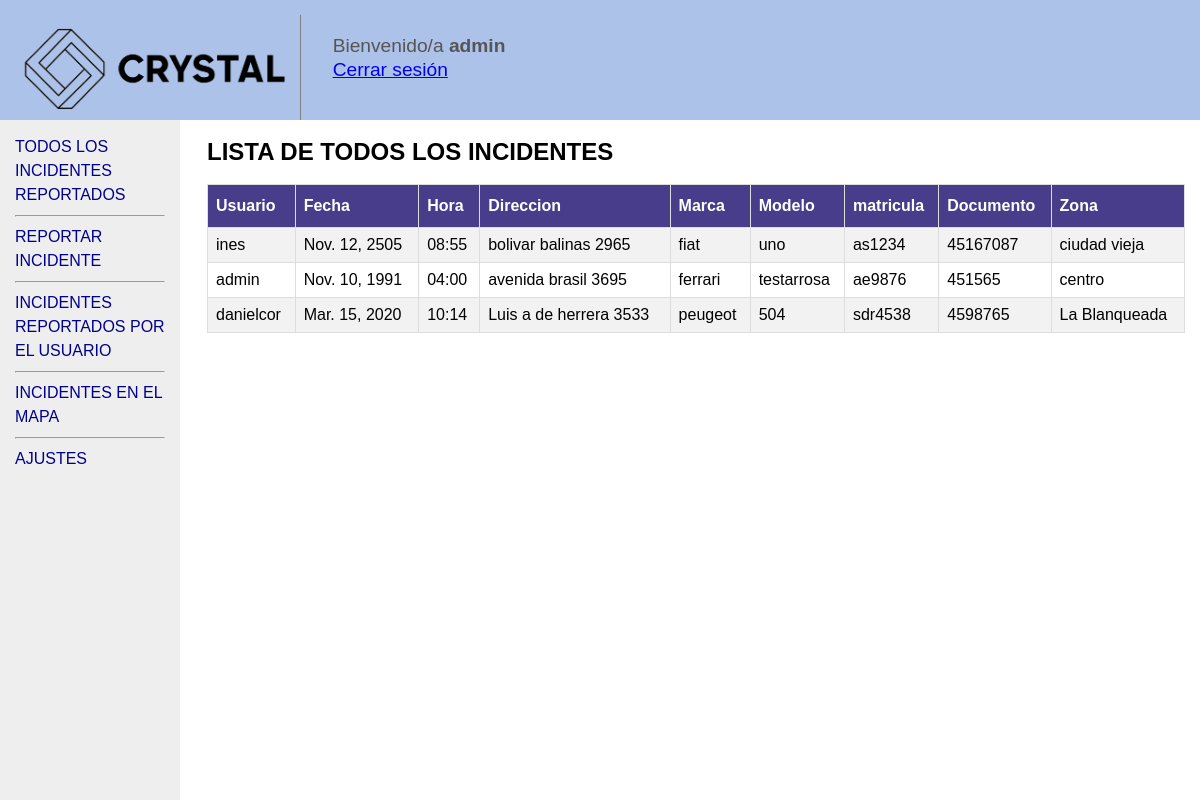
Page / (signed in) on the earlier database version.
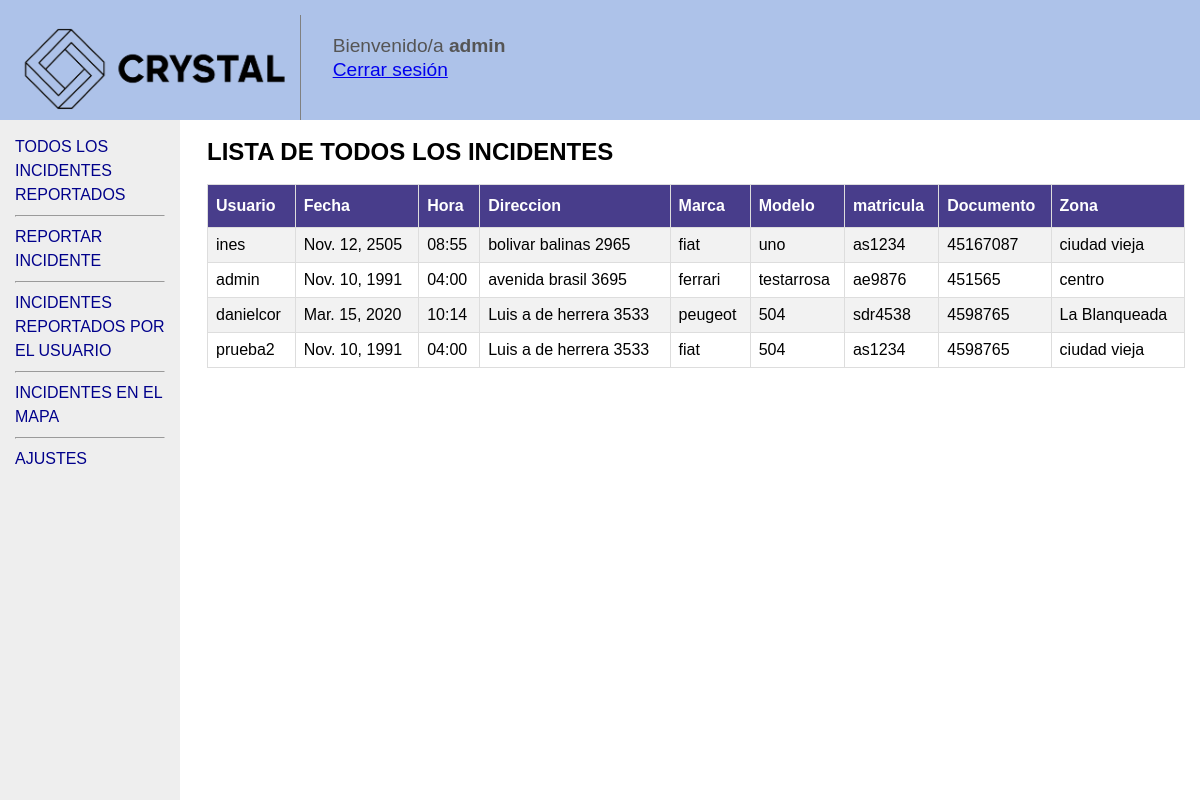
Same page on the later database version.
### crystal/models.py (models this page shows)
class incidente(models.Model):
    document = models.CharField(max_length = 50, verbose_name= "Documento")
    date = models.DateField(verbose_name= "Fecha")
    user = models.CharField(max_length = 50, verbose_name= "Usuario")
    hour = models.CharField(max_length = 5, verbose_name= "Hora")
    zone = models.CharField(max_length = 20, verbose_name= "Barrio")
    address = models.CharField(max_length = 50, verbose_name= "Direccion")
    brand = models.CharField(max_length = 50, blank = True, null = True, verbose_name= "Marca")
    model = models.CharField(max_length = 50, blank = True, null = True, verbose_name= "Modelo")
    registrationNumber = models.CharField(max_length = 50, blank = True, null = True, verbose_name= "Matricula")
    created_at = models.DateTimeField(auto_now_add = True)

### crystal/views.py (the view)
# urls.py: path('', views.TodosLosIncidentesReportados),
def TodosLosIncidentesReportados(request):
    if request.user.is_authenticated:
        cursor = connection.cursor()
        cursor.execute('''SELECT * FROM crystal_incidente''')
        row = cursor.fetchall()
        return render(request, 'crystal/TodosLosIncidentesReportados.html',{'var':row})
    return redirect('/index/')

### crystal/templates/crystal/TodosLosIncidentesReportados.html (shortened to what this page needs)
{% extends "baseLayout.html" %}
    {% block content %}
    <h2>LISTA DE TODOS LOS INCIDENTES</h2>
    <table id="incidentes">
      <tr>
          <th>Usuario</th>
          <th>Fecha</th>
          <th>Hora</th>
          <th>Direccion</th>
          <th>Marca</th>
          <th>Modelo</th>
          <th>matricula</th>
          <th>Documento</th>
          <th>Zona</th>
      </tr>
      <ul>
        {% for element in var %}
      <tr>
          <td> {{ element.1}} </td>
          <td> {{ element.2}} </td>
          <td> {{ element.3}} </td>
          <td> {{ element.4}} </td>
          <td> {{ element.5}} </td>
          <td> {{ element.6}} </td>
          <td> {{ element.7}} </td>
          <td> {{ element.9}} </td>
          <td> {{ element.10}} </td>
      </tr>
        {% endfor %}
     </ul>
     {% endblock %}

### crystal/templates/baseLayout.html (shortened to what this page needs)
<html>
<head>
</head>
<body>
	<nav id="header">
		<div class="innertube">
			{% load static %}
				<img src="{% static "crystal/LOGO.png" %}" height="90%" alt="Logo" align="left">
			<p>
				&nbsp &nbsp &nbsp Bienvenido/a <b>{{request.user.username}}</b> <br>
				&nbsp &nbsp &nbsp <a href="/logout" >Cerrar sesión</a>
			</p>
		</div>
	</nav>
	<main>
		<div class="innertube">
			{% block content %}
			{% endblock %}
		</div>
	</main>
	<nav id="nav">
		<div class="innertube">
			{% include "barra.html" %}
		</div>
	</nav>
</body>
</html>

### crystal/templates/barra.html (shortened to what this page needs)
<html>
<head>
</head>
<body>
    <ul id="barra">
        <li><a href="/TodosLosIncidentesReportados">Todos los incidentes reportados</a></li>
        <hr />
        <li><a href="/ReportarIncidente">Reportar incidente</a></li>
        <hr />
        <li><a href="/IncidentesReportadosPorElUsuario">Incidentes reportados por el usuario</a></li>
        <hr />
        <li><a href="/IncidentesEnElMapa">Incidentes en el mapa</a></li>
        <hr />
        <li><a href="/Ajustes">Ajustes</a></li>
    </ul>
</body>
</html>

### crystal/templates/baseLayout.html (style rules this page uses)
body { margin: 0; padding: 0; overflow: hidden; height: 100%; max-height: 100%; font-family: Sans-serif; line-height: 1.5em; }
#nav { position: fixed; top: 15%; bottom: 0; left: 0; width: 15%; height: 100%; overflow: hidden; background: #eee; }
#header { position: fixed; top: 0; bottom: 0; left: 0; width: 100%; height: 15%; overflow: hidden; background: #adc2e9; }
main { position: fixed; top: 15%; left: 16%; right: 0; bottom: 0; overflow: auto; background: #fff; }
.innertube { margin: 15px; }
p { color: #555; font-size: larger; display: inline-block; }
#incidentes { font-family: "Trebuchet MS", Arial, Helvetica, sans-serif; border-collapse: collapse; width: 100%; }
#incidentes td, #incidentes th { border: 1px solid #ddd; padding: 8px; }
#incidentes tr:nth-child(even) { background-color: #f2f2f2; }
#incidentes th { padding-top: 12px; padding-bottom: 12px; text-align: left; background-color: darkslateblue; color: white; }

### crystal/templates/barra.html (style rules this page uses)
#barra { margin: 0; padding: 0; list-style: none; text-transform: uppercase; color: darkblue; font-family: 'Franklin Gothic Medium', 'Arial Narrow', Arial, sans-serif; }
nav ul a { color: darkblue; text-decoration: none; }
nav ul { list-style-type: none; margin: 0; padding: 0; }

Differences in the rows shown:
added incidente: user "prueba2", date "Nov. 10, 1991", hour "04:00", address "Luis a de herrera 3533", brand "fiat", model "504", registrationNumber "as1234", document "4598765", zone "ciudad vieja"
